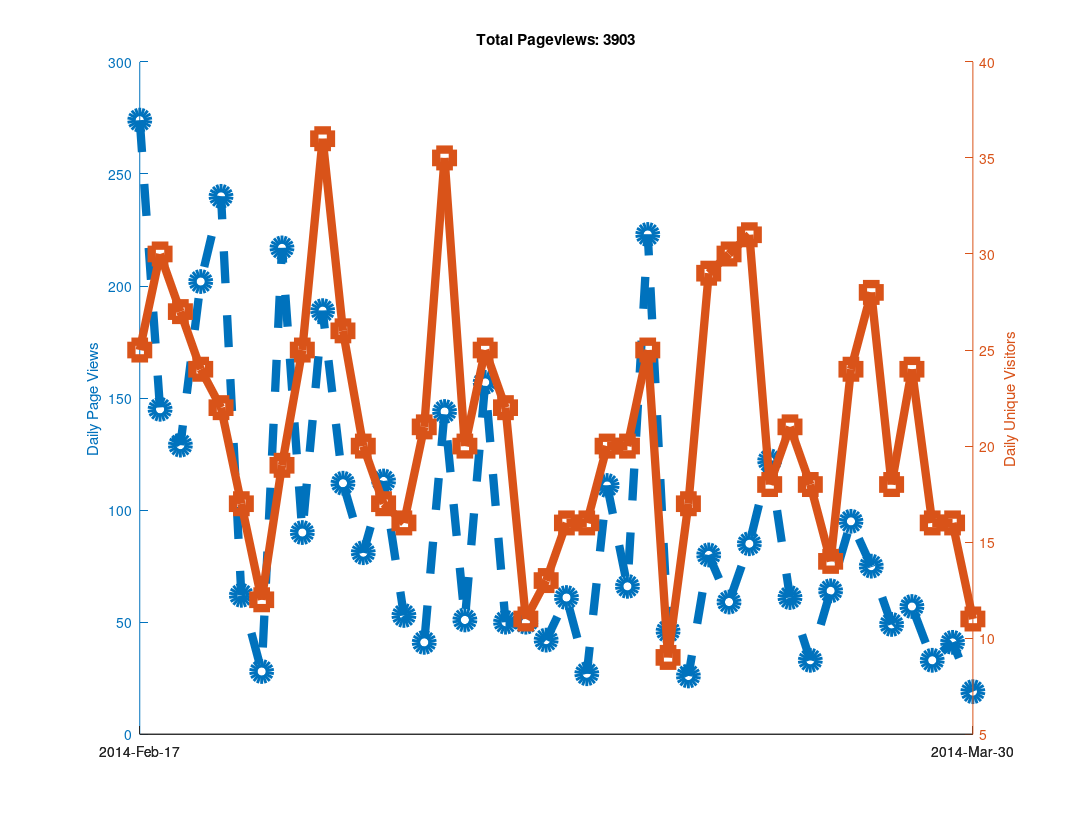

The MATLAB script that drew this image:
clear all
clf
hold on

% Github has a "traffic" page now, but it doesn't seem like you can
% put in an arbitrary date range?  When I looked at it, it showed the
% numbers of unique visitors and views for the last two weeks only...
% So as long as I check back at least once every two weeks I can keep
% a record of it?  Great...

% https://github.com/libMesh/libmesh/graphs/traffic

% Date, Views, Unique Visitors
data = {
    '2014-Feb-17', 274, 25
    '2014-Feb-18', 145, 30
    '2014-Feb-19', 129, 27
    '2014-Feb-20', 202, 24
    '2014-Feb-21', 240, 22
    '2014-Feb-22', 62,  17
    '2014-Feb-23', 28,  12
    '2014-Feb-24', 217, 19
    '2014-Feb-25', 90,  25
    '2014-Feb-26', 189, 36
    '2014-Feb-27', 112, 26
    '2014-Feb-28', 81,  20
    '2014-Mar-01', 113, 17
    '2014-Mar-02', 53,  16
    '2014-Mar-03', 41,  21
    '2014-Mar-04', 144, 35
    '2014-Mar-05', 51,  20
    '2014-Mar-06', 157, 25
    '2014-Mar-07', 50,  22
    '2014-Mar-08', 50,  11
    '2014-Mar-09', 42,  13
    '2014-Mar-10', 61,  16
    '2014-Mar-11', 27,  16
    '2014-Mar-12', 111, 20
    '2014-Mar-13', 66,  20
    '2014-Mar-14', 223, 25
    '2014-Mar-15', 46,   9
    '2014-Mar-16', 26,  17
    '2014-Mar-17', 80,  29
    '2014-Mar-18', 59,  30
    '2014-Mar-19', 85,  31
    '2014-Mar-20', 122, 18
    '2014-Mar-21', 61,  21
    '2014-Mar-22', 33,  18
    '2014-Mar-23', 64,  14
    '2014-Mar-24', 95,  24
    '2014-Mar-25', 75,  28
    '2014-Mar-26', 49,  18
    '2014-Mar-27', 57,  24
    '2014-Mar-28', 33,  16
    '2014-Mar-29', 41,  16
    '2014-Mar-30', 19,  11
    };

% length works like you would expect it to for cell arrays.
N=length(data);

% Can't plot string data automatically?
x=linspace(1,N,N);

% Note the extra square brackets!  This seems to be required (at least
% in Octave) to catch the output of data{:,2} as an array.
views = [data{:,2}];
visitors = [data{:,3}];

% Only way to set linestyles with plotyy is after the fact, apparently.
% plotyy returns the axis handle first, followed by the two plot handles.
[haxis, h1, h2] = plotyy(x, views, x, visitors);

% Label the axes
ylabel (haxis(1), 'Daily Page Views');
ylabel (haxis(2), 'Daily Unique Visitors');

% Totaling unique visitors doesn't really mean much...
title (['Total Pageviews: ', num2str(sum(views))]);

% Make thick lines - this looks better in PDF
set([h1, h2], 'linewidth', 6);

% Turn on markers
set(h1, 'marker', 'o');
set(h2, 'marker', 's');

% Use bigger markers
set([h1, h2], 'markersize', 12);

% Make dashed line?  Aquaterm doesn't seem to properly display this, but it
% does work in the PDF!
set(h1, 'linestyle', '--');

% Set the xticks and labels so that it shows dates instead of numbers.
xticksat = [1 N];
set(haxis, 'xtick', xticksat);

for i=1:length(xticksat)
  xtlabels{i} = data{xticksat(i), 1};
end
set(haxis, 'xticklabel', xtlabels);

% Print to PDF
set (gcf, "paperposition", [0.25, 0.25, 10.75, 8.25]);
set (gcf, "papersize", [11, 8.5]);
set (gcf, "paperorientation", 'landscape');

% Make a PDF of this plot.
print('-dpdf', 'github_traffic.pdf', '-FHelvetica:20');
